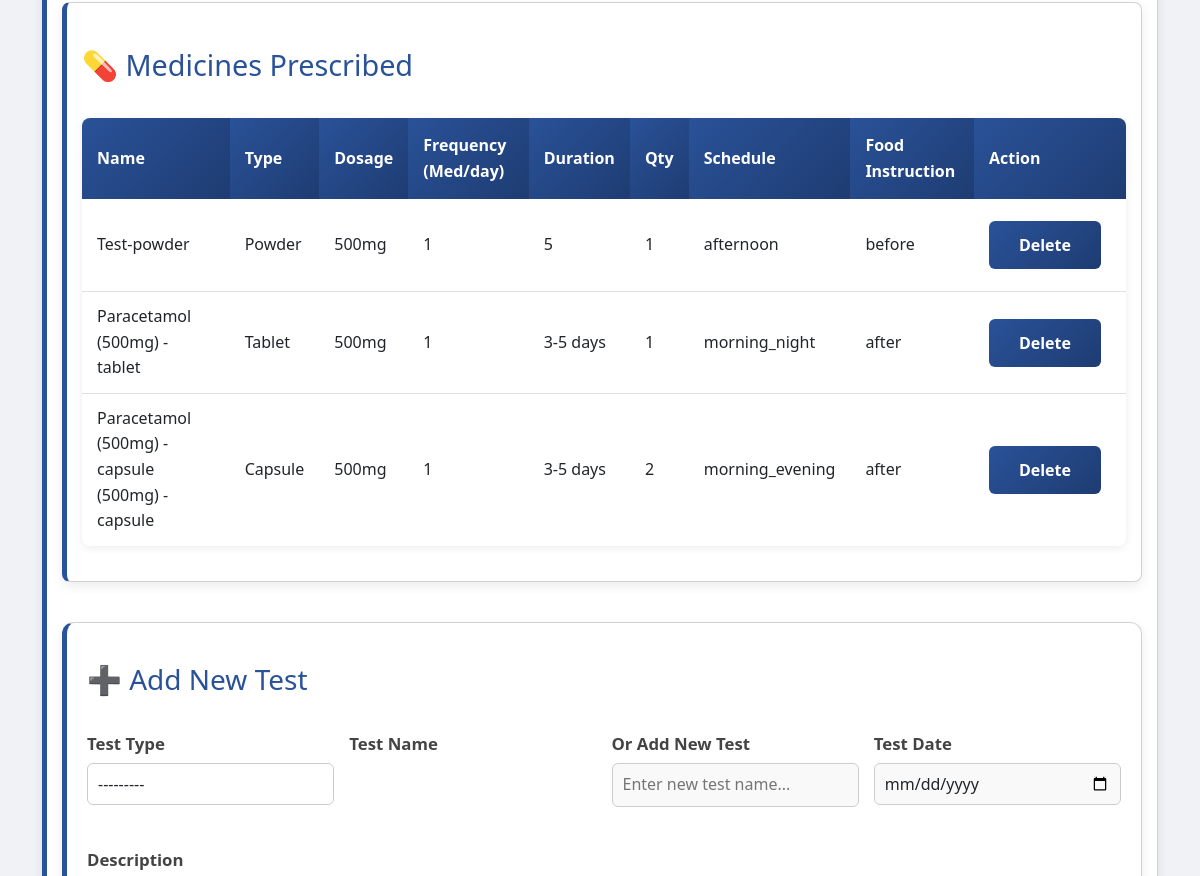
The app's page /clinic/santkrupa/doctor/prescription/115/ (signed in, middle part), older data.
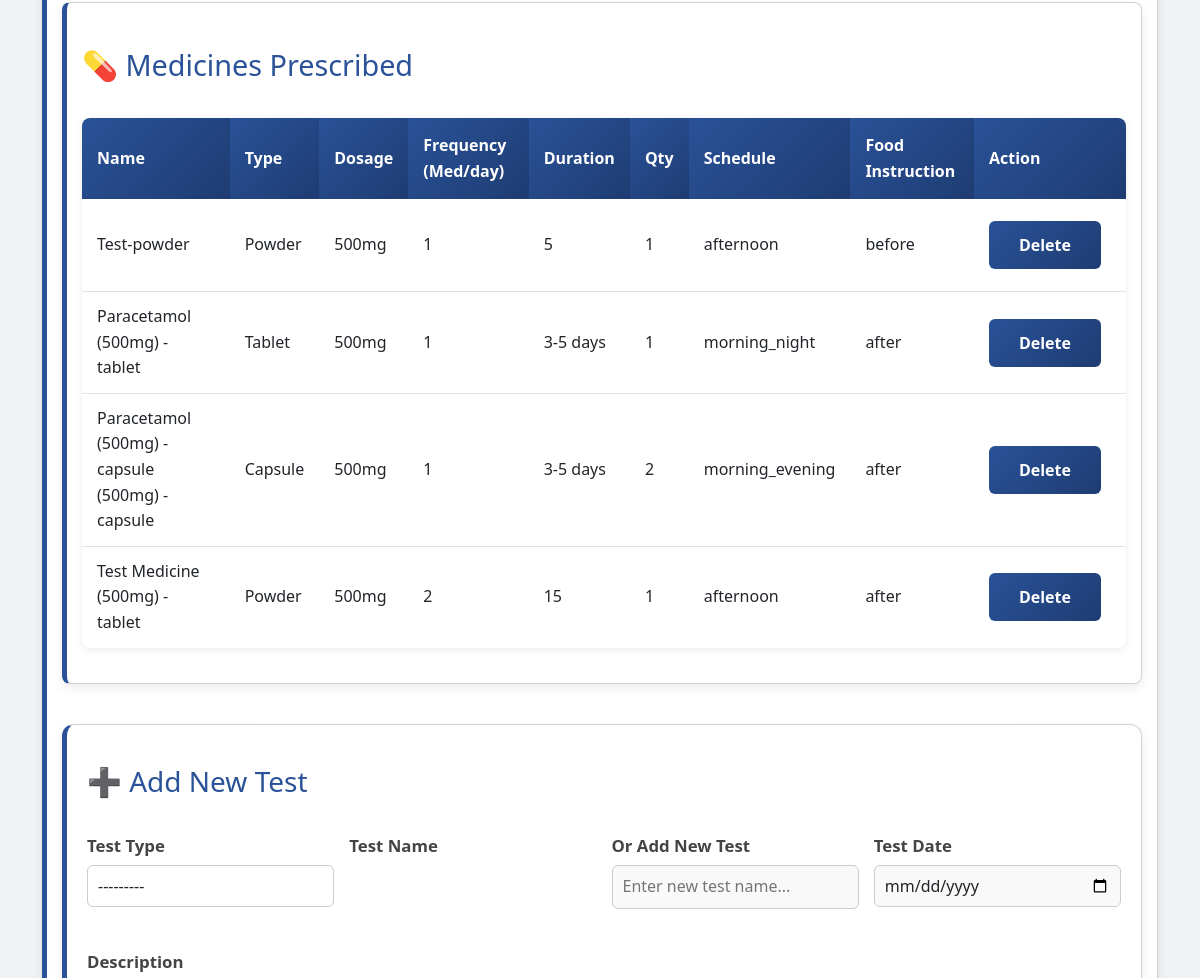
The same page, newer data.
### hospital/models.py (models this page shows, shortened)
class Medicine(models.Model):
    clinic = models.ForeignKey(Clinic, on_delete=models.CASCADE, related_name='medicines', null=True, blank=True)
    prescription = models.ForeignKey(Prescription, on_delete=models.CASCADE, related_name='medicines')
    medicine_name = models.CharField(max_length=200)
    dosage = models.CharField(max_length=100)
    frequency_per_day = models.PositiveIntegerField(
        default=1,
        help_text="Example: 1=Once daily, 2=Twice daily, 3=Thrice daily"
    )
    duration = models.CharField(max_length=100)
    medicine_type = models.CharField(
        max_length=20,
        choices=MasterMedicine.MEDICINE_TYPE_CHOICES,
        default='tablet'   # ✅ add this
    )
    qty = models.PositiveIntegerField(default=1)
    schedule = models.CharField(
        max_length=50,
        choices=MasterMedicine.SCHEDULE_CHOICES,
        blank=True
    )
    instructions = models.TextField(blank=True)
    food_instruction = models.CharField(
        max_length=20,
        choices=MasterMedicine.FOOD_CHOICES,
        blank=True
    )
    objects = ClinicManager()

### hospital/views.py (the view, shortened to what this page needs)
# urls.py: path('doctor/prescription/<int:prescription_id>/', views.add_prescription_details, name='add_prescription_details'),
@login_required(login_url='login')
@require_http_methods(["GET", "POST"])
def add_prescription_details(request, prescription_id, clinic_slug=None):
    if request.user.role != 'doctor':
        return redirect('homepage')
    clinic = get_clinic_from_slug_or_middleware(clinic_slug, request)
    prescription = get_object_or_404(Prescription, id=prescription_id)
    doctor = Doctor.objects.get(user=request.user)
    if prescription.doctor != doctor:
        return redirect('doctor_dashboard')
    tests = prescription.tests.all()
    medicines = prescription.medicines.all()
    doctor_notes = getattr(prescription, "doctor_notes", None)
    latest_visit = PatientVisit.objects.filter(
        patient=prescription.patient,
        clinic=clinic
    ).order_by("-check_in_date").first()
    vitals = Vitals.objects.filter(prescription=prescription).first()
    test_form = TestForm()
    medicine_form = MedicineForm()
    if doctor_notes:
        notes_form = DoctorNotesForm(instance=doctor_notes)
    else:
        initial = {}
        if latest_visit:
            initial['checkin_purpose'] = latest_visit.purpose
        notes_form = DoctorNotesForm(initial=initial)
    print("vitals instance:", vitals)
    context = {
        "prescription": prescription,
        "clinic": clinic,
        "tests": tests,
        "medicines": medicines,
        "doctor_notes": doctor_notes,
        "test_form": test_form,
        "medicine_form": medicine_form,
        "notes_form": notes_form,
        "vitals": vitals,
        "latest_visit": latest_visit,
    }
    return render(request, "hospital/doctor/add_prescription_details.html", context)

### hospital/forms.py
class TestForm(forms.ModelForm):
    class Meta:
        model = Test
        fields = ['test_type', 'test_name', 'description', 'test_date']
        widgets = {
            'test_type': forms.Select(attrs={
                'class': 'form-control',
                'id': 'test_type_field'  # ADD THIS
            }),
            'test_name': forms.TextInput(attrs={
                'class': 'form-control',
                'placeholder': 'Enter test name'
            }),
            'description': forms.Textarea(attrs={
                'class': 'form-control',
                'placeholder': 'Enter test description',
                'rows': 3
            }),
            'test_date': forms.DateInput(attrs={
                'class': 'form-control',
                'type': 'date'
            }),
        }

### hospital/managers.py (called while the page is built)
    def get_queryset(self):
        return super().get_queryset()

### hospital/models.py (called while the page is built)
    def __str__(self):
        return f"Vitals for {self.prescription.patient.patient_name}"

### hospital/templates/hospital/doctor/add_prescription_details.html (shortened to what this page needs)
{% extends "hospital/base.html" %}
{% load static %}
{% block content %}
<div class="card" style="padding:15px;">
<div class="card" style="padding:15px;">
    <h2>💊 Medicines Prescribed</h2>
    {% if medicines %}
    <table>
        <thead>
            <tr>
                <th>Name</th>
                <th>Type</th>
                <th>Dosage</th>
                <th>Frequency (Med/day)</th>
                <th>Duration</th>
                <th>Qty</th>
                <th>Schedule</th>
                <th>Food Instruction</th>
                <th>Action</th>
            </tr>
        </thead>
            <tbody id="medicine-table-body">
            {% for med in medicines %}
            <tr id="medicine-row-{{ med.id }}">
                <td>{{ med.medicine_name }}</td>
                <td>{{ med.get_medicine_type_display }}</td>
                <td>{{ med.dosage }}</td>
                <td>{{ med.frequency_per_day }}</td>
                <td>{{ med.duration }}</td>
                <td>{{ med.qty }}</td>
                <td>{{ med.schedule }}</td>
                <td>{{ med.food_instruction }}</td>
                <td>
                    <button class="btn btn-sm btn-danger delete-btn"
                            data-id="{{ med.id }}"
                            data-type="medicine">
                    Delete
                    </button>
                </td>
            </tr>
            {% endfor %}
            </tbody>
    </table>
    {% else %}
    <p>No medicines prescribed yet.</p>
    {% endif %}
</div>
<div class="card" style="padding:20px; border-radius:12px;">
    <h3 style="margin-bottom:15px;">➕ Add New Test</h3>
    <form method="post" class="test-form">
        <div class="form-grid">
            <div class="form-group">
                <label>Test Type</label>
                {{ test_form.test_type }}
            </div>
            <div class="form-group">
                <label>Test Name</label>
            </div>
            <div class="form-group">
                <label>Or Add New Test</label>
                <input type="text" id="new_test_input" class="input-field" placeholder="Enter new test name...">
            </div>
            <div class="form-group">
                <label>Test Date</label>
                {{ test_form.test_date }}
            </div>
            <div class="form-group full-width">
                <label>Description</label>
            </div>
        </div>
    </form>
</div>
{% endblock %}

Row changes from the older to the newer data that the page shows:
added Medicine: medicine_name "Test Medicine (500mg) - tablet", medicine_type "Powder", dosage "500mg", frequency_per_day "2", duration "15", qty "1", schedule "afternoon", food_instruction "after"
